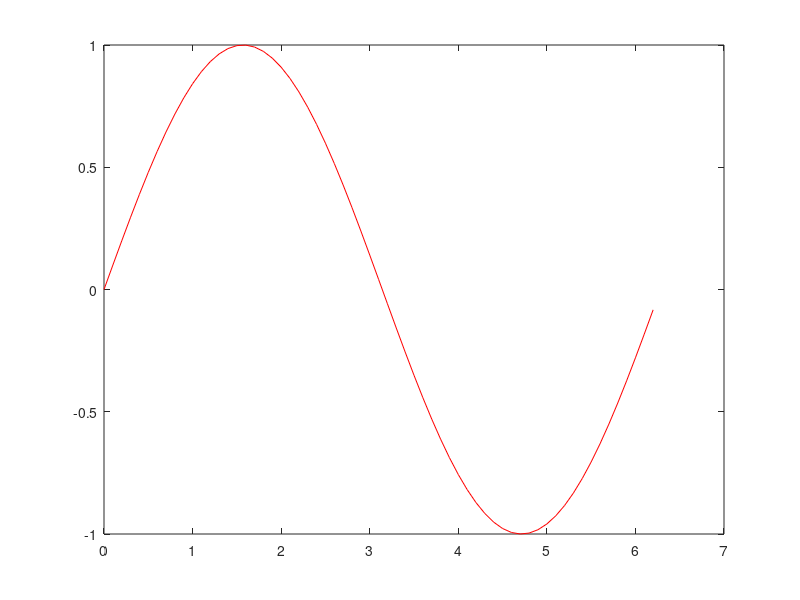

Write MATLAB code to recreate this figure. (Note: this script raises an error after producing the figure.)
% 1. 不带's' 只收数字
reply = input('请输入一个字符 ');
% 2. 带 's' 收任意字符/文字
reply = input('请输入一个字符 ','s');%全部当成字符串文本接收

t=0:0.1:2*pi
y1=sin(t)
y2=cos(t)
y3=y1.*y2
k=menu('菜单','菜单1','菜单2','菜单3')%k=menu('菜单',k=1,k=2,k=3)
if k==1
     plot(t,y1,'r')   
elseif k==2
     plot(t,y2,'g')
else
     plot(t,y3,'b')
end

global a
a=8
globaltest()

%输入一行字符，分别统计出其中英文字母、空格、数字和其它字符的个数。
letter=0
space=0
number=0
other=0
word=input(" 请输入一行字符：",'s')
for i=1:length(word)
    if (word(i)>='a'&&word(i)<='z')||(word(i)>='A'&&word(i)<='Z')%写 if 判断条件：只用双符 && ||,按位二进制运算才需要单独写
        letter=letter+1;
    elseif word(i)==' '
        space=space+1;
    elseif word(i)>='0'&&word(i)<='9'
        number=number+1;
    else
        other=other+1;
    end
end
fprintf('英文字母个数：%d\n',letter);
fprintf('空格个数：%d\n',space);
fprintf('数字个数：%d\n',number);
fprintf('其他字符个数：%d\n',other);

%
a=input("请输入a= ")
n=input("请输入n= ")
s=0
i=0
for c=n:-1:1                %for 必须写：for 循环变量 = 起始：步长：结束
    s=c*a*10^(i)+s
    i=i+1
    
end
s

%
year=input("请输入年份：")
if mod(year,4)==0
    if mod(year,100)==0
        if mod(year,400)==0
            fprintf("%d是闰年",year)
        else
            fprintf("%d不是闰年",year)
        end
    else
        fprintf("%d是闰年",year)
    end
else
        fprintf("%d不是闰年",year)
end
